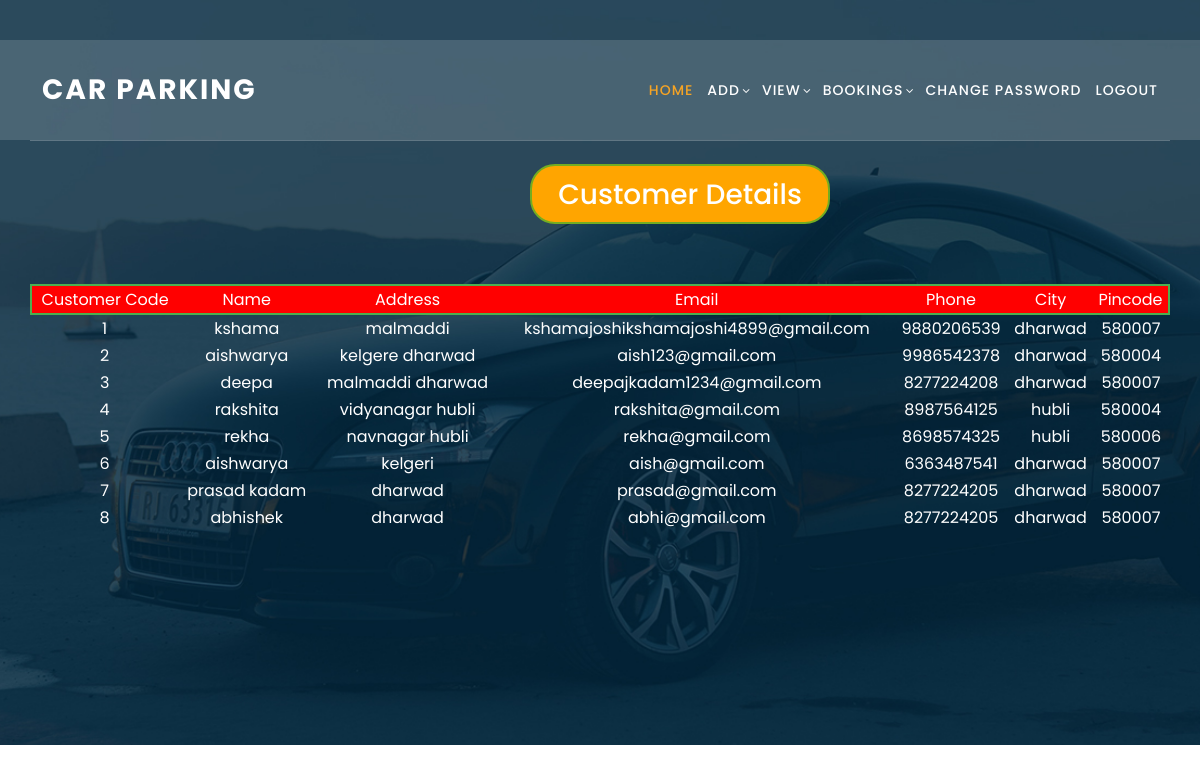
Screenshot of /security/viewcustomer.php with the database file from the repository.
### tables this page shows
CREATE TABLE IF NOT EXISTS `customer` (
  `customercode` int(11) NOT NULL AUTO_INCREMENT,
  `name` varchar(20) DEFAULT NULL,
  `address` varchar(100) DEFAULT NULL,
  `email` varchar(50) DEFAULT NULL,
  `phone` varchar(10) DEFAULT NULL,
  `city` varchar(20) DEFAULT NULL,
  `pincode` varchar(6) DEFAULT NULL,
  `password` varchar(10) DEFAULT NULL,
  PRIMARY KEY (`customercode`),
  UNIQUE KEY `email` (`email`)
);

### security/viewcustomer.php (the view, shortened to what this page needs)
<?php
 $customer_array=array();
 $conn=new PDO("mysql:host=localhost;dbname=parking","root",null);
 $stmt=$conn->prepare("select * from customer");
$stmt->execute();
 $c=$stmt->rowCount();
 if($c>0)
 {
    while($row=$stmt->fetch(PDO::FETCH_ASSOC))
    {
    array_push($customer_array,$row);
    }
 }
 else
 {
    $msg="rows not found";
    header("location:customeroutput.php?msg=$msg");
 }
 ?>
 <html>
    <head>
        <?php
             include'header_link.php';
   ?>
       </head>
   <body>
   <?php
             include'header.php';
        ?>
        <br><hr>
        <h3 style=' border-radius: 25px;
          border: 2px solid #73AD21;
          padding: 12px;
          width: 300px;
          height: 60px;
          align:center;
          background-color:orange;
          text-align: center;
          margin-left: 500px;
      '>Customer Details</h3><br><br>
     <br><br><br>
      <?php
         $len=count($customer_array);
         if($len>0)
         {
           echo "<table border=0>";
           echo"<tr style='background-color:red;padding: 200px;border: 2px solid #4CAF50;'>";
           echo "<td style=' text-align: center;'>Customer Code</td>";
           echo "<td style=' text-align: center;'>Name</td>";
           echo "<td style=' text-align: center;'>Address</td>";
           echo "<td style=' text-align: center;'>Email</td>";
           echo "<td style=' text-align: center;'>Phone</td>";
           echo "<td style=' text-align: center;'>City</td>";
           echo "<td style=' text-align: center;'>Pincode</td>";
           echo "</tr>";
           for($i=0;$i<$len;$i++)
           {
             echo "<tr>";
             echo "<td style=' text-align: center;'>".$customer_array[$i]["customercode"]."</td>";
             echo "<td style=' text-align: center;'>".$customer_array[$i]["name"]."</td>";
            echo "<td style=' text-align: center;'>".$customer_array[$i]["address"]."</td>";
            echo "<td style=' text-align: center;'>".$customer_array[$i]["email"]."</td>";
            echo "<td style=' text-align: center;'>".$customer_array[$i]["phone"]."</td>";
            echo "<td style=' text-align: center;'>".$customer_array[$i]["city"]."</td>";
            echo "<td style=' text-align: center;'>".$customer_array[$i]["pincode"]."</td>";
           }
           echo "</table>";
         }
?>
 <?php
             include'footer.php';
        ?>
  </body>
</html>

### security/header_link.php
<link href="Template/vendor/bootstrap/css/bootstrap.min.css" rel="stylesheet">
<link rel="stylesheet" href="Template/assets/css/fontawesome.css">
<link rel="stylesheet" href="Template/assets/css/templatemo-edu-meeting.css">
<link rel="stylesheet" href="Template/assets/css/owl.css">
<link rel="stylesheet" href="Template/assets/css/lightbox.css">

### security/header.php (shortened to what this page needs)
<header class="header-area header-sticky" style="position:fixed;">
    <div class="container">
        <div class="row">
            <div class="col-12">
            <nav class="main-nav">
                   <a href="index.html" class="logo">
                        Car parking
                    </a>
                    <ul class="nav">
                        <li class="scroll-to-section"><a href="home.php" class="active">Home</a></li>
                        <li class="has-sub">
                            <a href="javascript:void(0)">Add</a>
                        </li>
                          <li class="has-sub">
                            <a href="javascript:void(0)">View</a>
                        </li>
                        <li class="has-sub">
                            <a href="javascript:void(0)">Bookings</a>
                        </li>
                      <li><a href="changepasswordform.php">Change Password</a></li>
                        <li><a href="logout.php">Logout</a></li>
                    </ul>
                </nav>
            </div>
        </div>
    </div>
</header>
<section class="apply-now" id="apply" style="height:745px;">
  <div class="container">
    <div class="row">

### security/footer.php (shortened to what this page needs)
</div>
    </div>
  </section>

### security/Template/assets/css/templatemo-edu-meeting.css (style rules this page uses)
html, body, div, span, applet, object, iframe, h1, h2, h3, h4, h5, h6, p, blockquote, div pre, a, abbr, acronym, address, big, cite, code, del, dfn, em, font, img, ins, kbd, q, s, samp, small, strike, strong, sub, sup, tt, var, b, u, i, center, dl, dt, dd, ol, ul, li, figure, header, nav, section, article, aside, footer, figcaption { margin: 0; padding: 0; border: 0; outline: 0; }
ul, li { padding: 0; margin: 0; list-style: none; }
header, nav, section, article, aside, footer, hgroup { display: block; }
* { box-sizing: border-box; }
html, body { font-family: 'Poppins', sans-serif; font-weight: 400; background-color: #fff; font-size: 16px; -ms-text-size-adjust: 100%; -webkit-font-smoothing: antialiased; -moz-osx-font-smoothing: grayscale; }
a { text-decoration: none !important; color: #3CF; }
h1, h2, h3, h4, h5, h6 { margin-top: 0px; margin-bottom: 0px; }
ul { margin-bottom: 0px; }
html, body { background: #fff; font-family: 'Poppins', sans-serif; }
.header-area { background-color: rgba(250,250,250,0.15); position: absolute; top: 40px; left: 0; right: 0; z-index: 100; -webkit-transition: all .5s ease 0s; -moz-transition: all .5s ease 0s; -o-transition: all .5s ease 0s; transition: all .5s ease 0s; }
.header-area .main-nav { min-height: 80px; background: transparent; }
.header-area .main-nav .logo { line-height: 100px; color: #fff; font-size: 28px; font-weight: 700; text-transform: uppercase; letter-spacing: 2px; float: left; -webkit-transition: all 0.3s ease 0s; -moz-transition: all 0.3s ease 0s; -o-transition: all 0.3s ease 0s; transition: all 0.3s ease 0s; }
.header-area .main-nav .nav { float: right; margin-top: 30px; margin-right: 0px; background-color: transparent; -webkit-transition: all 0.3s ease 0s; -moz-transition: all 0.3s ease 0s; -o-transition: all 0.3s ease 0s; transition: all 0.3s ease 0s; position: relative; z-index: 999; }
.header-area .main-nav .nav li { padding-left: 15px; padding-right: 15px; }
.header-area .main-nav .nav li:last-child { padding-right: 0px; }
.header-area .main-nav .nav li a { display: block; font-weight: 500; font-size: 14px; text-transform: uppercase; color: #fff; -webkit-transition: all 0.3s ease 0s; -moz-transition: all 0.3s ease 0s; -o-transition: all 0.3s ease 0s; transition: all 0.3s ease 0s; height: 40px; line-height: 40px; border: transparent; letter-spacing: 1px; }
.header-area .main-nav .nav li:hover a, .header-area .main-nav .nav li a.active { color: #f5a425!important; }
.header-area .main-nav .nav li.has-sub { position: relative; padding-right: 15px; }
.header-area .main-nav .nav li.has-sub:after { font-family: FontAwesome; content: "\f107"; font-size: 12px; color: #fff; position: absolute; right: 5px; top: 12px; }
.header-area.header-sticky { min-height: 80px; }
.header-area .nav { margin-top: 30px; }
.header-area.header-sticky .nav li a.active { color: #f5a425; }
@media (max-width: 1200px) { .header-area .main-nav .nav li { padding-left: 7px; padding-right: 7px; } }
@media (max-width: 1200px) { .header-area .main-nav:before { display: none; } }
@media (min-width: 767px) { .header-area .main-nav .nav { display: flex !important; } }
section.apply-now { background-image: url(../images/apply-bg.jpg); background-position: center center; background-attachment: fixed; background-repeat: no-repeat; background-size: cover; padding: 140px 0px; }

### rows the page displays
customer: customercode "1", name "kshama", address "malmaddi", email "kshamajoshikshamajoshi4899@gmail.com", phone "9880206539", city "dharwad", pincode "580007"
customer: customercode "2", name "aishwarya", address "kelgere dharwad", email "aish123@gmail.com", phone "9986542378", city "dharwad", pincode "580004"
customer: customercode "3", name "deepa", address "malmaddi dharwad", email "deepajkadam1234@gmail.com", phone "8277224208", city "dharwad", pincode "580007"
customer: customercode "4", name "rakshita", address "vidyanagar hubli", email "rakshita@gmail.com", phone "8987564125", city "hubli", pincode "580004"
customer: customercode "5", name "rekha", address "navnagar hubli", email "rekha@gmail.com", phone "8698574325", city "hubli", pincode "580006"
customer: customercode "6", name "aishwarya", address "kelgeri", email "aish@gmail.com", phone "6363487541", city "dharwad", pincode "580007"
customer: customercode "7", name "prasad kadam", address "dharwad", email "prasad@gmail.com", phone "8277224205", city "dharwad", pincode "580007"
customer: customercode "8", name "abhishek", address "dharwad", email "abhi@gmail.com", phone "8277224205", city "dharwad", pincode "580007"
